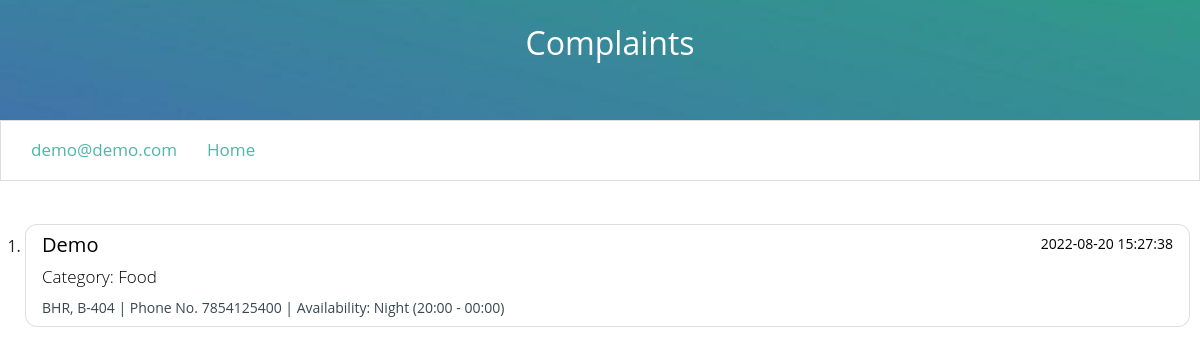
The app's page /status.php (signed in) with its own data.
### tables this page shows
CREATE TABLE `cmp_log` (
  `id` int(11) NOT NULL,
  `name` varchar(50) NOT NULL,
  `email` varchar(80) NOT NULL,
  `phone no` varchar(10) NOT NULL,
  `complain` varchar(300) NOT NULL,
  `ref_no` int(100) NOT NULL,
  `nameOfHostel` VARCHAR(100) NOT NULL ,
`CategoryOfIssue` VARCHAR(100) NOT NULL ,
`address` VARCHAR(100) NOT NULL ,
`availability` VARCHAR(100) NOT NULL 

);

CREATE TABLE `stats` (
  `ref_no` varchar(20) NOT NULL,
  `status` int(2) DEFAULT 1,
  `time` DATETIME DEFAULT CURRENT_TIMESTAMP
);

### status.php (the view, shortened to what this page needs)
<?php
require './core/config1.php';
?>
<!DOCTYPE html>
<html>
<head>
  <link href="https://cdn.jsdelivr.net/npm/bootstrap@5.2.1/dist/css/bootstrap.min.css" rel="stylesheet">
  <link rel="stylesheet" href="./files/css/custom.css">
</head>
<body>
  <div class="animated fadeIn">
    <div class="cover user text-center" style="height:120px;">
      <br>
      <h2>Complaints</h2>
    </div>
    <?php require 'nav-profile.php'; ?>
    <div class="col-md-auto">
      <div class="col-lg-12">
        <?php
        $email = $_SESSION['email'];
        $result = mysqli_query($conn, "SELECT * FROM `cmp_log` WHERE email='$email'");
        ?>
        <br><br><br><br>
        <br><br>
        <br>
        <br><br>
        <div class="list-group" style="margin-right:10px;">
          <ol style="padding-left:25px">
            <?php
            while ($data = mysqli_fetch_array($result)) {
              echo '<li>';
              echo "<a href='status-view.php?ref=$data[ref_no]' data-bs-toggle='popover' data-bs-trigger='hover focus' title='Complain' data-bs-content='$data[complain]' class='list-group-item list-group-item-action' aria-current='true' style='color:black; border-radius:12px'>";
              echo '<div class="d-flex w-100 justify-content-between">';
              echo '<h5 class="mb-1">';
              echo $data['name'];
              echo '</h5>';
              $result2 = mysqli_query($conn, "SELECT * FROM `stats` WHERE ref_no=$data[ref_no]");
              $data2 = mysqli_fetch_array($result2);
              echo "<small> $data2[time] </small>";
              echo '</div>';
              echo "<p class='mb-1'>Category: $data[CategoryOfIssue]</p>";
              echo '<div class="d-flex justify-content-between">';
              echo "<small style='color:#37474f'>$data[nameOfHostel], $data[address] | Phone No. ";
              echo $data['phone no'];
              echo " | Availability: $data[availability]</small>";
              echo '</div>';
              echo "</a>";
              echo '</li>';
              echo "<br>";
            }
            ?>
          </ol>
        </div>
        <br><br><br><br><br><br><br><br><br><br><br><br>
      </div>
    </div>
  </div>
</body>
</html>

### files/css/custom.css (style rules this page uses)
body { font-family:"Gotham A", Gotham, "Gotham SSm A", "Gotham SSm B", "Gotham SSm", "Proxima Nova", "Open Sans", "Helvetica Neue", Helvetica, Arial, sans-serif; font-weight: normal; }
a,a:hover,a:focus,a:visited { color:#4db6ac; text-decoration: none!important; outline: 0px!important; }
a:-webkit-any-link { text-decoration: none!important; }
.col-lg-12 p { font-size: 17px!important; }
.cover { width:100%; height: 260px; background: #4db6ac url('../img/admin.jpg'); background-position: center center; background-size: cover; position: relative; float: left; z-index: 999; color: #fff; }
.cover > h2 { color: #fff; }
p { font-weight: lighter!important; font-size: 19px!important; line-height: 32px; }
h2 { padding-left: 20px; }
.animated { animation-duration: 1s; animation-fill-mode: both; }
.fadeIn { animation-name: fadeIn; }

### records on screen
cmp_log: name "Demo", stats.time "2022-08-20 15:27:38", CategoryOfIssue "Food", nameOfHostel "BHR", address "B-404", phone no "7854125400", availability "Night (20:00 - 00:00)"

### other values on screen
$_SESSION['email'] "demo@demo.com"
